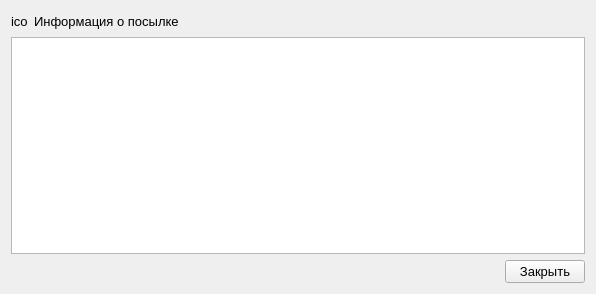
<?xml version="1.0" encoding="UTF-8"?>
<ui version="4.0">
 <class>ParcelInfo</class>
 <widget class="QWidget" name="ParcelInfo">
  <property name="windowModality">
   <enum>Qt::ApplicationModal</enum>
  </property>
  <property name="geometry">
   <rect>
    <x>0</x>
    <y>0</y>
    <width>596</width>
    <height>294</height>
   </rect>
  </property>
  <property name="font">
   <font>
    <family>Segoe UI</family>
    <pointsize>10</pointsize>
   </font>
  </property>
  <property name="windowTitle">
   <string>Информация о посылке</string>
  </property>
  <layout class="QGridLayout" name="gridLayout">
   <item row="0" column="0">
    <layout class="QVBoxLayout" name="verticalLayout">
     <item>
      <layout class="QHBoxLayout" name="horizontalLayout_2">
       <item>
        <widget class="QLabel" name="parcelIconPixmap">
         <property name="text">
          <string>ico</string>
         </property>
        </widget>
       </item>
       <item>
        <widget class="QLabel" name="label">
         <property name="text">
          <string>Информация о посылке</string>
         </property>
        </widget>
       </item>
       <item>
        <spacer name="horizontalSpacer_2">
         <property name="orientation">
          <enum>Qt::Horizontal</enum>
         </property>
         <property name="sizeHint" stdset="0">
          <size>
           <width>40</width>
           <height>20</height>
          </size>
         </property>
        </spacer>
       </item>
      </layout>
     </item>
     <item>
      <widget class="QTableWidget" name="parcelInfoTableWidget"/>
     </item>
     <item>
      <layout class="QHBoxLayout" name="horizontalLayout">
       <item>
        <spacer name="horizontalSpacer">
         <property name="orientation">
          <enum>Qt::Horizontal</enum>
         </property>
         <property name="sizeHint" stdset="0">
          <size>
           <width>40</width>
           <height>20</height>
          </size>
         </property>
        </spacer>
       </item>
       <item>
        <widget class="QPushButton" name="closePushButton">
         <property name="text">
          <string>Закрыть</string>
         </property>
        </widget>
       </item>
      </layout>
     </item>
    </layout>
   </item>
  </layout>
 </widget>
 <resources/>
 <connections/>
</ui>
